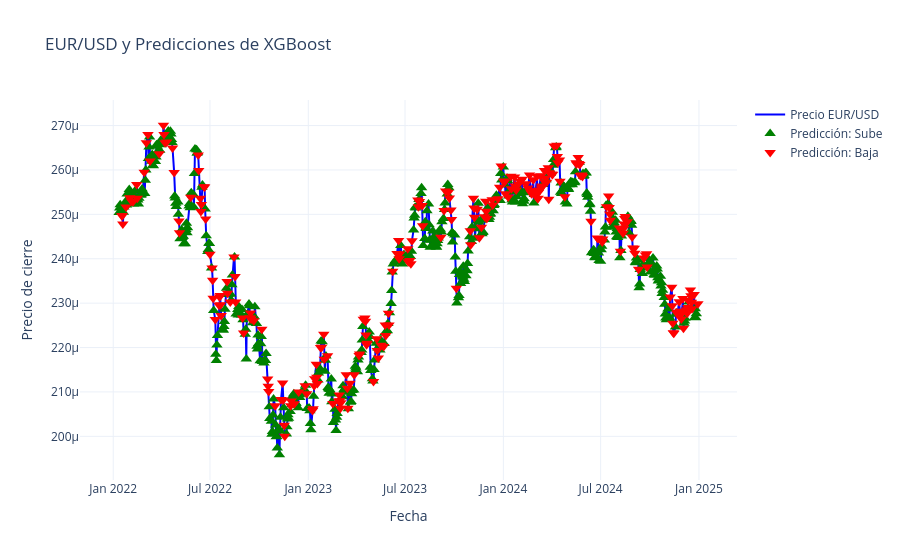

Notebook cell for this chart:
### Code cell
data_test = data.iloc[-len(y_test):].copy()
data_test['Pred'] = y_pred
#@title Grafica
fig = go.Figure()

fig.add_trace(go.Scatter(
    x=data_test.index,
    y=data_test['Close'],
    mode='lines',
    name='Precio EUR/USD',
    line=dict(color='blue')
))

fig.add_trace(go.Scatter(
    x=data_test.index[data_test['Pred'] == 1],
    y=data_test['Close'][data_test['Pred'] == 1],
    mode='markers',
    name='Predicción: Sube',
    marker=dict(color='green', symbol='triangle-up', size=10)
))

fig.add_trace(go.Scatter(
    x=data_test.index[data_test['Pred'] == 0],
    y=data_test['Close'][data_test['Pred'] == 0],
    mode='markers',
    name='Predicción: Baja',
    marker=dict(color='red', symbol='triangle-down', size=10)
))

fig.update_layout(
    title='EUR/USD y Predicciones de XGBoost',
    xaxis_title='Fecha',
    yaxis_title='Precio de cierre',
    hovermode='x unified',
    template='plotly_white'
)

fig.show()

### Figure 1 — Plotly figure (JSON) as saved in the notebook; plotly's stock layout.template omitted (floating-point values rounded to 4 significant figures; data arrays with more than 128 entries replaced by an {"elided": "..."} marker saying what was removed)
{"data": [{"line": {"color": "blue"}, "mode": "lines", "name": "Precio EUR/USD", "type": "scatter", "x": {"elided": "774 str values"}, "y": {"elided": "774 float values"}}, {"marker": {"color": "green", "size": 10, "symbol": "triangle-up"}, "mode": "markers", "name": "Predicción: Sube", "type": "scatter", "x": {"elided": "518 str values"}, "y": {"elided": "518 float values"}}, {"marker": {"color": "red", "size": 10, "symbol": "triangle-down"}, "mode": "markers", "name": "Predicción: Baja", "type": "scatter", "x": {"elided": "256 str values"}, "y": {"elided": "256 float values"}}], "layout": {"hovermode": "x unified", "title": {"text": "EUR/USD y Predicciones de XGBoost"}, "xaxis": {"title": {"text": "Fecha"}}, "yaxis": {"title": {"text": "Precio de cierre"}}}}
